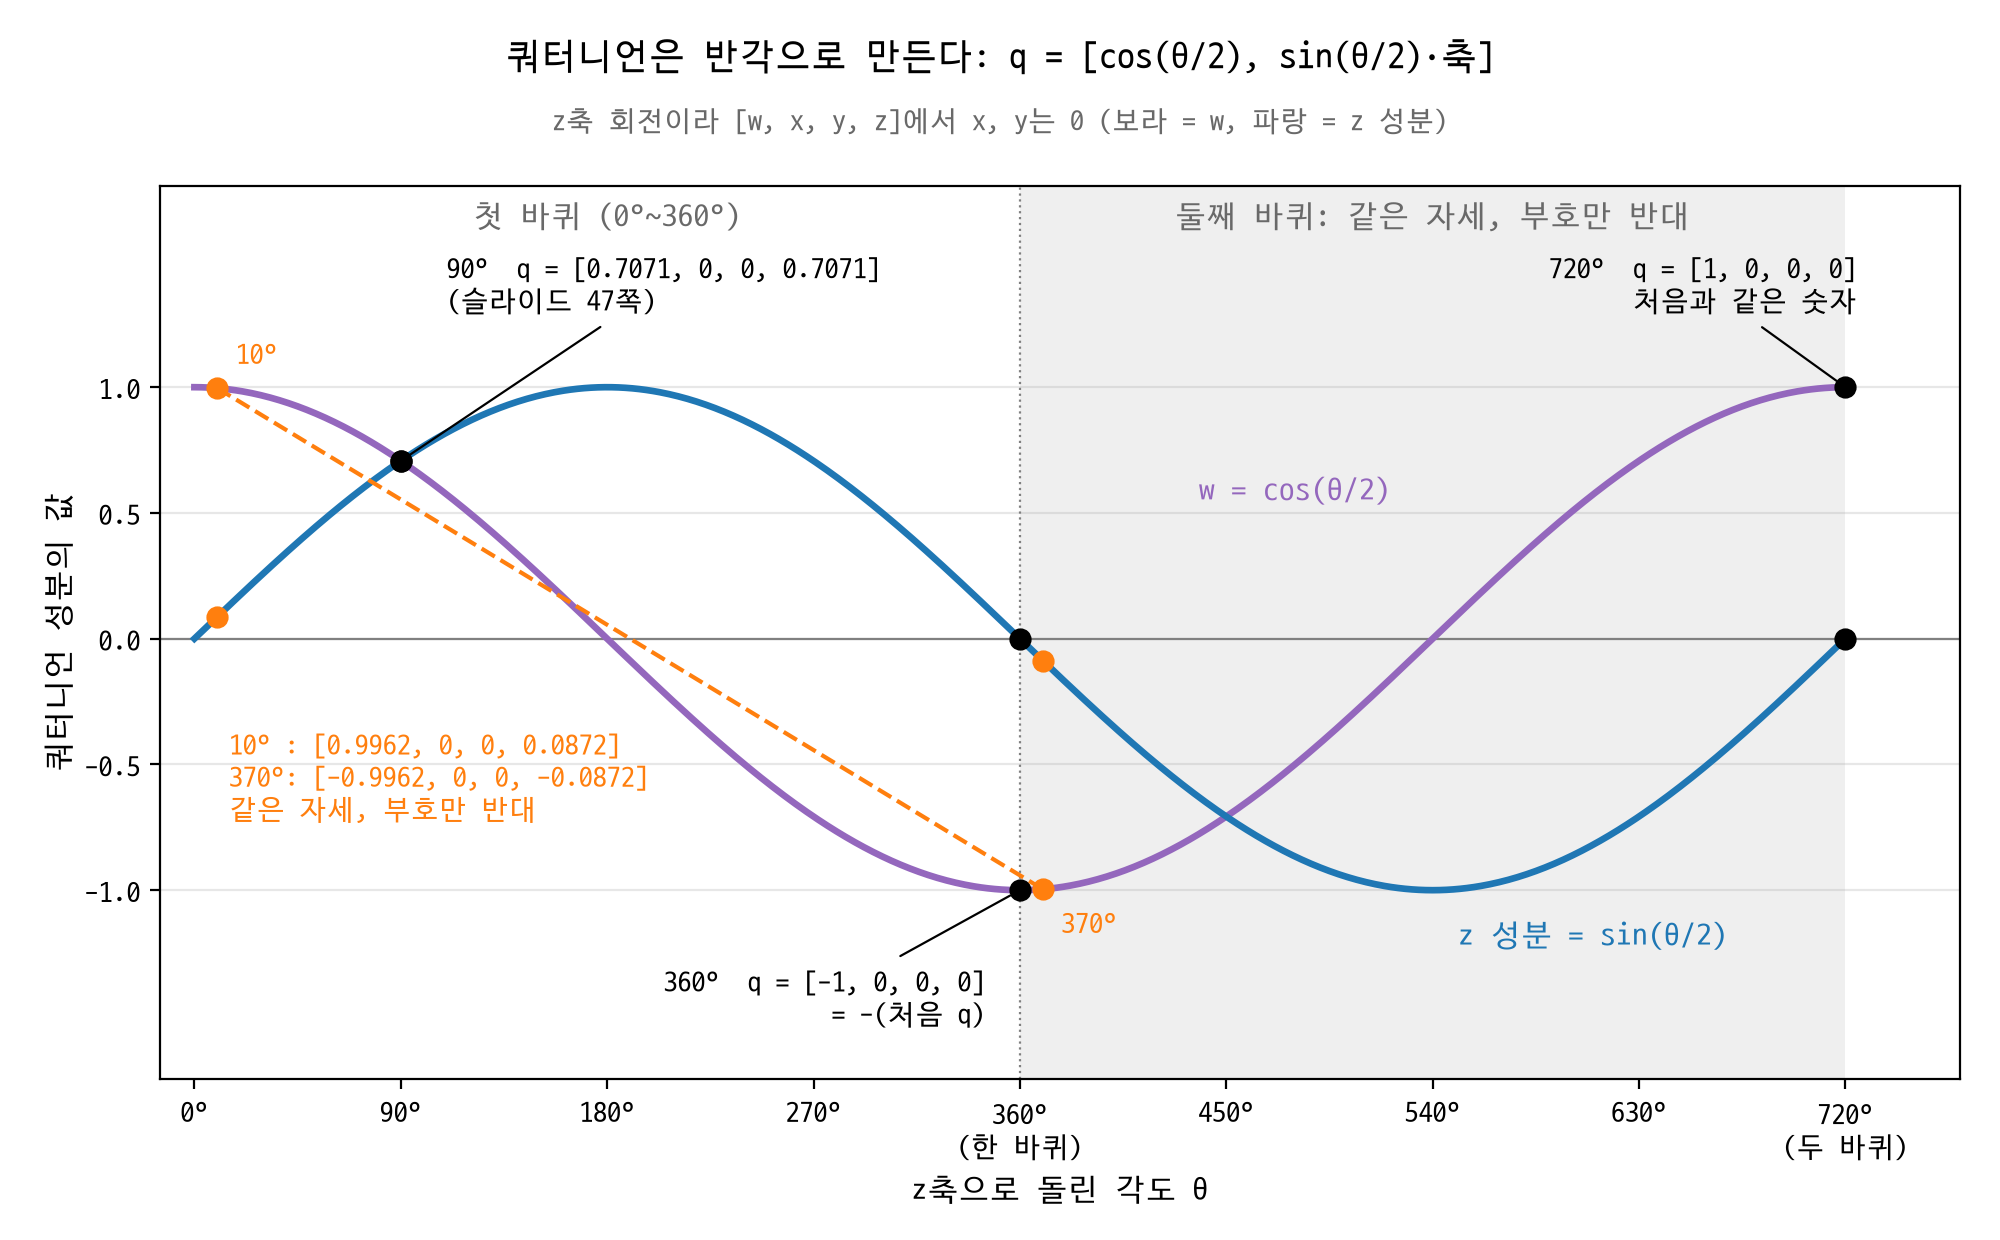

Reproduce this figure in Python.
import matplotlib.pyplot as plt
import numpy as np

# plt.rcParams["font.family"] = "AppleGothic"
plt.rcParams["font.family"] = "D2Coding"
plt.rcParams["axes.unicode_minus"] = False


def 축각_쿼터니언(축, 각도_도: float) -> np.ndarray:
    """[w x y z] = [cos(θ/2), sin(θ/2)·축]  (quaternion_tools.축각_쿼터니언과 같은 식)"""
    k = np.asarray(축, dtype=float) / np.linalg.norm(축)
    반각 = np.deg2rad(각도_도) / 2
    return np.concatenate([[np.cos(반각)], np.sin(반각) * k])


def 글(q):
    return "[" + ", ".join(f"{x:g}" for x in (np.round(q, 4) + 0.0)) + "]"


# 1) 슬라이드 47, 64쪽의 값 (b13_quat_basic.py, b15_quat_double.py): z축 회전
for 각 in [10, 90, 360, 370, 720]:
    print(f"{각:>3}도:", np.round(축각_쿼터니언([0, 0, 1], 각), 4) + 0.0)

각도 = np.linspace(0, 720, 721)
w = np.cos(np.deg2rad(각도) / 2)
z = np.sin(np.deg2rad(각도) / 2)

보라, 파랑, 주황 = "tab:purple", "tab:blue", "tab:orange"
그림 = plt.figure(figsize=(10, 6.2))
칸 = 그림.add_axes([0.08, 0.13, 0.90, 0.72])
칸.set(xlim=(-15, 770), ylim=(-1.75, 1.8), xticks=range(0, 721, 90), yticks=[-1, -0.5, 0, 0.5, 1])
칸.set_xticklabels(["0°", "90°", "180°", "270°", "360°\n(한 바퀴)", "450°", "540°", "630°", "720°\n(두 바퀴)"])
칸.set_xlabel("z축으로 돌린 각도 θ", fontsize=11)
칸.set_ylabel("쿼터니언 성분의 값", fontsize=11)
칸.grid(axis="y", alpha=0.3)
칸.axhline(0, color="gray", linewidth=0.8)
칸.axvspan(360, 720, color="lightgray", alpha=0.35, linewidth=0)
칸.axvline(360, color="gray", linewidth=0.8, linestyle=":")

칸.plot(각도, w, color=보라, linewidth=2.4)
칸.plot(각도, z, color=파랑,linewidth=2.4)
칸.text(480, 0.55, "w = cos(θ/2)", color=보라, ha="center", fontsize=11)
칸.text(610, -1.22, "z 성분 = sin(θ/2)", color=파랑, ha="center", fontsize=11)
칸.text(180, 1.64, "첫 바퀴 (0°~360°)", color="dimgray", ha="center", fontsize=11)
칸.text(540, 1.64, "둘째 바퀴: 같은 자세, 부호만 반대", color="dimgray", ha="center", fontsize=11)


def 점(각, 위치, 글자, va, 색="black", ha="left"):
    """각도 각의 w, z 값에 점을 찍고, 글자는 위치(x, y)에 놓고 가는 선으로 잇는다."""
    q = 축각_쿼터니언([0, 0, 1], 각)
    칸.plot([각, 각], [q[0], q[3]], "o", color=색, markersize=7, zorder=5)
    칸.annotate(글자.format(글(q)), xy=(각, q[0]), xytext=위치, color=색, ha=ha, va=va, fontsize=10,
               arrowprops=dict(arrowstyle="-", color=색, linewidth=0.8, shrinkA=3, shrinkB=4))


점(90, (110, 1.28), "90°  q = {}\n(슬라이드 47쪽)", "bottom")
점(360, (345, -1.3), "360°  q = {}\n= -(처음 q)", "top", ha="right")
점(720, (725, 1.28), "720°  q = {}\n처음과 같은 숫자", "bottom", ha="right")

# 2) 10°와 370°: 슬라이드 64쪽의 "같은 자세에 쿼터니언이 둘"
q10, q370 = 축각_쿼터니언([0, 0, 1], 10), 축각_쿼터니언([0, 0, 1], 370)
칸.plot([10, 370], [q10[0], q370[0]], "--", color=주황, linewidth=1.5, zorder=4)
칸.plot([10, 10, 370, 370], [q10[0], q10[3], q370[0], q370[3]], "o", color=주황, markersize=7, zorder=5)
칸.text(18, q10[0] + 0.08, "10°", color=주황, fontsize=10, ha="left", va="bottom")
칸.text(378, q370[0] - 0.08, "370°", color=주황, fontsize=10, ha="left", va="top")
칸.text(15, -0.55, f"10° : {글(q10)}\n370°: {글(q370)}\n같은 자세, 부호만 반대", color=주황,
       fontsize=10, ha="left", va="center")

그림.text(0.5, 0.945, "쿼터니언은 반각으로 만든다: q = [cos(θ/2), sin(θ/2)·축]", ha="center", fontsize=13)
그림.text(0.5, 0.895, "z축 회전이라 [w, x, y, z]에서 x, y는 0 (보라 = w, 파랑 = z 성분)", ha="center",
        fontsize=10, color="dimgray")
그림.savefig("s47_quaternion_half_angle.png", dpi=200)
print("저장: s47_quaternion_half_angle.png")
